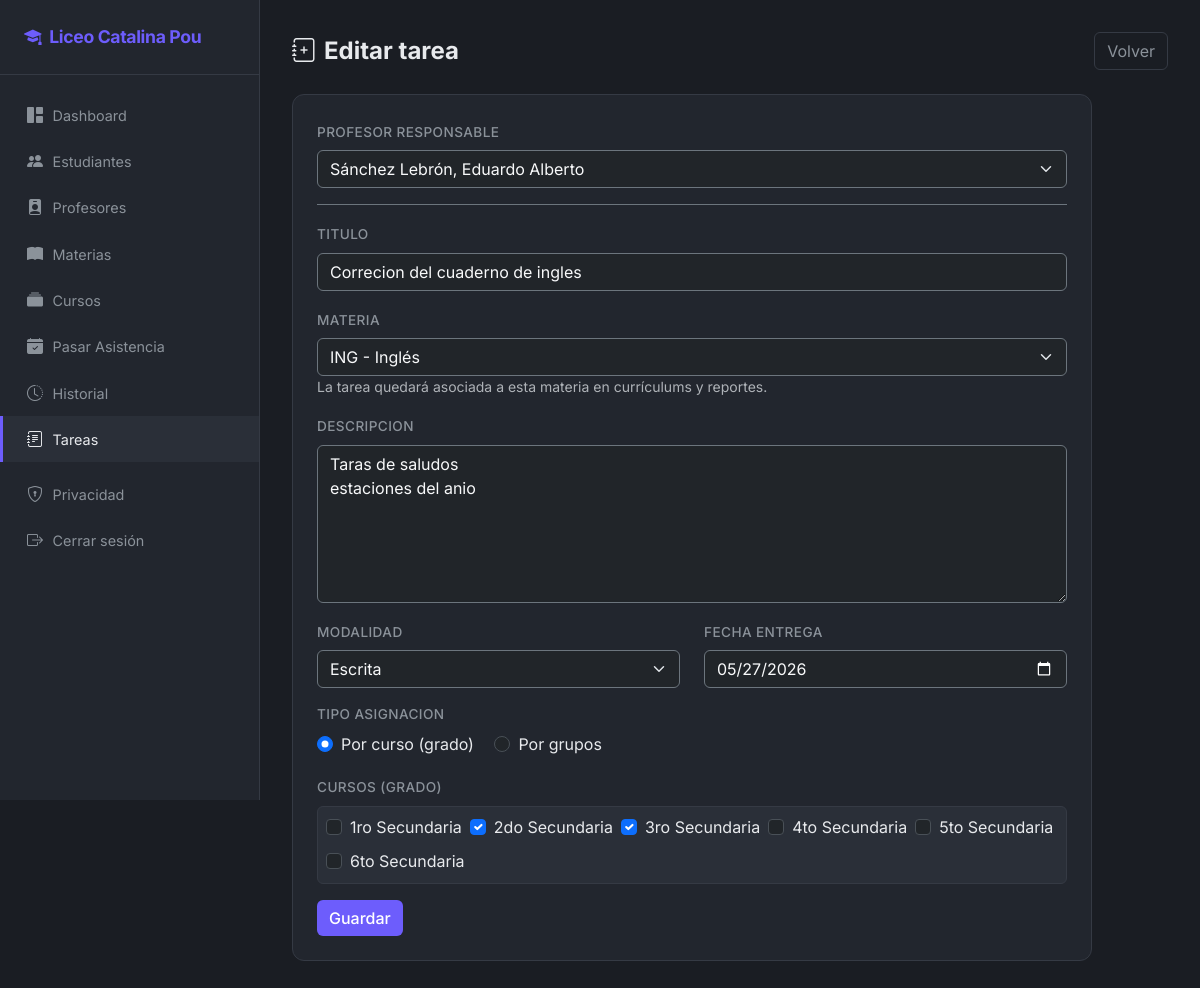
The app's page /tareas/11/editar/ (signed in) with its own data.
### tareas/models.py (models this page shows, shortened)
class Tarea(models.Model):
    titulo = models.CharField(max_length=200, blank=True, default="")
    descripcion = models.TextField()
    modalidad = models.CharField(
        max_length=10,
        choices=ModalidadTarea.choices,
        default=ModalidadTarea.ESCRITA,
    )
    tipo_asignacion = models.CharField(
        max_length=10,
        choices=TipoAsignacionTarea.choices,
        default=TipoAsignacionTarea.GRADOS,
    )
    fecha_entrega = models.DateField()
    materia = models.ForeignKey(
        Materia,
        on_delete=models.PROTECT,
        related_name="tareas",
        null=True,
        blank=True,
        verbose_name="materia",
    )
    creada_por = models.ForeignKey(
        Profesor,
        on_delete=models.CASCADE,
        related_name="tareas_creadas",
    )
    creado_en = models.DateTimeField(auto_now_add=True)
    class Meta:
        ordering = ["-creado_en"]
        verbose_name = "tarea"
        verbose_name_plural = "tareas"

### tareas/views.py (the view, shortened to what this page needs)
# urls.py: path("<int:pk>/editar/", views.tarea_update, name="tarea_update"),
@login_required
@user_passes_test(staff_o_profesor, login_url=settings.LOGIN_URL)
def tarea_update(request, pk):
    tarea = get_object_or_404(Tarea, pk=pk)
    if not request.user.is_staff and tarea.creada_por_id != request.user.profesor_perfil.profesor_id:
        messages.error(request, "No puede editar tareas de otro profesor.")
        return redirect("tareas:tarea_list")
    staff = request.user.is_staff
    form = TareaForm(
        request.POST or None,
        instance=tarea,
        staff_mode=staff,
        materias_qs=_materias_qs_tarea(request, tarea.creada_por),
        creada_por=tarea.creada_por,
    )
    grupo_formset = build_grupo_formset(
        data=request.POST if request.method == "POST" else None,
        tarea=tarea,
    )
    return render(
        request,
        "tareas/tarea_form.html",
        _form_ctx(form, grupo_formset, "Editar tarea", tarea),
    )

### accounts/context_processors.py (called while the page is built)
def modo_padre(request):
    return {
        "en_modo_padre": (
            usuario_en_modo_padre(request.user) if request.user.is_authenticated else False
        ),
    }

### accounts/permissions.py (called while the page is built)
def staff_o_profesor(user) -> bool:
    if not user.is_authenticated:
        return False
    if user.is_staff:
        return True
    return hasattr(user, "profesor_perfil")

### accounts/roles.py (called while the page is built)
def _related_exists(user, attr: str) -> bool:
    try:
        getattr(user, attr)
        return True
    except ObjectDoesNotExist:
        return False

def tiene_perfil_padre(user) -> bool:
    if not user.is_authenticated:
        return False
    return _related_exists(user, "padre_profile")

def usuario_en_modo_padre(user) -> bool:
    if not tiene_perfil_padre(user):
        return False
    try:
        return user.profile.role == UserRole.PADRE
    except UserProfile.DoesNotExist:
        return not tiene_capacidad_escuela(user)

### core/curso_utils.py (called while the page is built)
def anio_escolar_actual(fecha=None):
    if fecha is None:
        fecha = timezone.localdate()
    if fecha.month >= 8:
        return f"{fecha.year}-{fecha.year + 1}"
    return f"{fecha.year - 1}-{fecha.year}"

### core/models.py (called while the page is built)
    def __str__(self):
        return f"{self.codigo} - {self.nombre}"

    def __str__(self):
        return f"{self.apellido}, {self.nombre}"

    def __str__(self):
        return self.nombre_corto

    @property
    def nombre_corto(self):
        grado = self.get_grado_display()
        return f"{grado} — Sección {self.seccion}"

### tareas/forms.py (called while the page is built, shortened)
def build_grupo_formset(data=None, tarea=None, prefix="grupos"):
    initial = initial_grupos_para_tarea(tarea) if tarea and tarea.pk else []
    extra = 0 if initial else 1
    FormSetClass = formset_factory(
        GrupoTareaForm,
        formset=BaseGrupoTareaFormSet,
        extra=extra,
        can_delete=True,
    )
    kwargs = {"prefix": prefix, "form_kwargs": {"anio": anio_escolar_actual()}}
    if data is not None:
        return FormSetClass(data, **kwargs)
    if initial:
        return FormSetClass(initial=initial, **kwargs)
    return FormSetClass(**kwargs)

def initial_grupos_para_tarea(tarea):
    iniciales = []
    return iniciales

    def _construct_form(self, i, **kwargs):
        kwargs["anio"] = self.anio
        return super()._construct_form(i, **kwargs)

### tareas/views.py (called while the page is built)
def _form_ctx(form, grupo_formset, title, tarea=None):
    return {
        "form": form,
        "grupo_formset": grupo_formset,
        "title": title,
        "tarea": tarea,
        "anio": anio_escolar_actual(),
    }

### tareas/templates/tareas/tarea_form.html (shortened to what this page needs)
{% extends "base.html" %}
{% block content %}
<div class="page-header">
    <h1><i class="bi bi-journal-plus me-2"></i>{{ title }}</h1>
    <a href="{% url 'tareas:tarea_list' %}" class="btn btn-ghost">Volver</a>
</div>
<div class="stat-card" style="max-width:800px">
    <form method="post" id="tareaForm">
        {% if 'creada_por' in form.fields %}
        <div class="mb-3 border-bottom border-secondary pb-3">
            <label class="form-label" for="{{ form.creada_por.id_for_label }}">{{ form.creada_por.label }}</label>
            {{ form.creada_por }}
        </div>
        {% endif %}
        <div class="mb-3">
            <label class="form-label" for="{{ form.titulo.id_for_label }}">{{ form.titulo.label }}</label>
            {{ form.titulo }}
        </div>
        <div class="mb-3">
            <label class="form-label" for="{{ form.materia.id_for_label }}">{{ form.materia.label }}</label>
            {{ form.materia }}
            <p class="text-muted small mb-0">La tarea quedará asociada a esta materia en currículums y reportes.</p>
        </div>
        <div class="mb-3">
            <label class="form-label" for="{{ form.descripcion.id_for_label }}">{{ form.descripcion.label }}</label>
            {{ form.descripcion }}
        </div>
        <div class="row mb-3">
            <div class="col-md-6">
                <label class="form-label">{{ form.modalidad.label }}</label>
                {{ form.modalidad }}
            </div>
            <div class="col-md-6">
                <label class="form-label">{{ form.fecha_entrega.label }}</label>
                {{ form.fecha_entrega }}
            </div>
        </div>
        <div class="mb-3">
            <label class="form-label d-block">{{ form.tipo_asignacion.label }}</label>
            {% for choice in form.tipo_asignacion %}
            <div class="form-check form-check-inline">
                {{ choice.tag }}
                <label class="form-check-label" for="{{ choice.id_for_label }}">{{ choice.choice_label }}</label>
            </div>
            {% endfor %}
        </div>
        <div id="panelGrados" class="mb-3">
            <label class="form-label">{{ form.grados_asignados.label }}</label>
            <div class="d-flex flex-wrap gap-2 p-2 rounded" style="background:var(--surface-3);border:1px solid var(--border)">
                {% for choice in form.grados_asignados %}
                <div class="form-check">
                    {{ choice.tag }}
                    <label class="form-check-label" for="{{ choice.id_for_label }}">{{ choice.choice_label }}</label>
                </div>
                {% endfor %}
            </div>
        </div>
        <button type="submit" class="btn btn-accent">Guardar</button>
    </form>
</div>
{% endblock %}

### core/static/core/css/style.css (style rules this page uses)
:root { --accent: #6d5dfc; --accent-hover: #8b7dff; --success: #2ec4b6; --danger: #e63946; --warning: #f4a261; --surface: #1a1d23; --surface-2: #22262e; --surface-3: #2a2f38; --border: #353a44; --text: #e8eaed; --text-muted: #8b929a; }
body { background: var(--surface); font-family: 'Inter', -apple-system, BlinkMacSystemFont, sans-serif; min-height: 100vh; }
.stat-card { background: var(--surface-2); border: 1px solid var(--border); border-radius: .75rem; padding: 1.5rem; transition: transform .15s, border-color .15s; }
.btn-accent { background: var(--accent); color: #fff; border: none; font-weight: 500; }
.btn-ghost { background: transparent; color: var(--text-muted); border: 1px solid var(--border); }
.page-header { display: flex; align-items: center; justify-content: space-between; margin-bottom: 1.5rem; }
.page-header h1 { font-size: 1.5rem; font-weight: 700; margin: 0; color: var(--text); }
.form-label { color: var(--text-muted); font-size: .85rem; font-weight: 500; text-transform: uppercase; letter-spacing: .03em; }
.form-check-label { color: var(--text) !important; }

### records on screen
Tarea: creada_por "Sánchez Lebrón, Eduardo Alberto", titulo "Correcion del cuaderno de ingles", materia "ING - Inglés", descripcion "Taras de saludos estaciones del anio", modalidad "Escrita", fecha_entrega "05/27/2026"

### other values on screen
{{ title }} "Editar tarea"
{{ choice.choice_label }} "Por curso (grado)" "Por grupos"
{{ choice.choice_label }} "1ro Secundaria" "2do Secundaria" "3ro Secundaria" "4to Secundaria" "5to Secundaria" "6to Secundaria"
